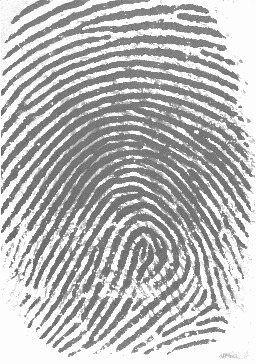
#> input picture 01_example.jpg, 256 x 364 px
$ python fingerprint.py 01_example.jpg 00-Project_Steps.jpg
#> lines starting #> are read from the running program, lines starting #| are printed output that depends on the picture; long printed decimals are rounded
### draw.py
########## INFORMATIONS ####################################
#Author:     Sherlon Almeida da Silva                      #
#University: University of Sao Paulo                       #
#Country:    Brazil                                        #
#Created:    06/18/2019                                    #
############################################################

###### Useful Libraries ####################################
import matplotlib.pyplot as plt                            #
import numpy as np                                         #
import imageio                                             #
import sys                                                 #
############################################################

"""Classe que define a figura e desenha as linhas para reducao de ruido ou realce de bordas"""
class Draw:
    """Funcao inicial da classe Draw"""
    def __init__(self, img):
        self.size = 8       #Tamanho do quadrado (2*size) em X e (2*size) em Y
        self.radius = 3     #Tamanho do Raio do circulo que sera pintado
        self.points = []    #Pontos que formam as linhas desenhadas
        self.img = img      #Variavel para armazenar a imagem
        self.last_img = img #Variavel para armazenar a imagem uma acao antes (Para permitir desfazer acao)
        self.m,self.n = img.shape           #Obtem as dimensoes da imagem

        #Inicializa o Canvas
        self.canvas_update()
        self.cid = self.fig.canvas.mpl_connect('button_press_event', self.get_position)  #Define os eventos de clique
        self.cid = self.fig.canvas.mpl_connect('key_press_event', self.get_key)          #Define os eventos de tecla

    #Atualizar a imagem original e o Canvas
    def canvas_update(self):
        plt.imshow(self.img, cmap="gray")
        self.fig = plt.gcf() # Obtem a figura atual
        self.ax = plt.gca()  # get axis handle
        self.ax.set_title('Draw lines to avoid the Noise\nLine_Size: %d' %(self.radius))
        self.fig.canvas.draw()

    """Funcao para aumentar/reduzir a espessura da linha"""
    """e Funcao para desfazer a ultima acao realizada"""
    # [12 lines left out: function get_key, not called in this run]

    """Funcao para desenhar circulos nos pontos desejados - Auxilia na formacao de linhas mais espessas"""
    # [7 lines left out: function draw_circle, not called in this run]

    """Funcao para obter as coordenadas dos pontos na imagem, para a seguir tracar uma reta"""
    # [33 lines left out: function get_position, not called in this run]

### fingerprint.py
########## INFORMATIONS ####################################
#Author:     Sherlon Almeida da Silva                      #
#University: University of Sao Paulo                       #
#Country:    Brazil                                        #
#Updated:    06/24/2019                                    #
############################################################

###### Useful Libraries ##########################################
import numpy as np                                               #
import imageio, sys, math, cv2                                   #
import matplotlib.pyplot as plt                                  #
from scipy.fftpack import fftn, ifftn, fftshift, ifftshift       #
from scipy import ndimage                                        #
from matplotlib.colors import LogNorm                            #
from skimage.morphology import skeletonize                       #
from skimage.util import invert                                  #
from draw import *   #My implementation in the current directory #
##################################################################

"""Gera o filtro de Gabor para os parametros passados"""
def genGabor(sz, omega, theta, func=np.cos, K=np.pi):
    radius = (int(sz[0]/2.0), int(sz[1]/2.0))
    if sz[0]%2==0 and sz[1]%2==0: #(PAR, PAR)
        [x, y] = np.meshgrid(range(-radius[0], radius[0]), range(-radius[1], radius[1]))
    if sz[0]%2==1 and sz[1]%2==1: #(IMPAR, IMPAR)
        [x, y] = np.meshgrid(range(-radius[0], radius[0]+1), range(-radius[1], radius[1]+1))
    if sz[0]%2==0 and sz[1]%2==1: #(PAR, IMPAR)
        [x, y] = np.meshgrid(range(-radius[0], radius[0]), range(-radius[1], radius[1]+1))
    if sz[0]%2==1 and sz[1]%2==0: #(IMPAR, PAR)
        [x, y] = np.meshgrid(range(-radius[0], radius[0]+1), range(-radius[1], radius[1]))
    x1 = x * np.cos(theta) + y * np.sin(theta)
    y1 = -x * np.sin(theta) + y * np.cos(theta)
    gauss = omega**2 / (4*np.pi * K**2) * np.exp(- omega**2 / (8*K**2) * ( 4 * x1**2 + y1**2))
    #show_image(gauss, gauss)
    sinusoid = func(omega * x1) * np.exp(K**2 / 2)
    #show_image(sinusoid, sinusoid)
    gabor = gauss * sinusoid
    return gabor

"""Realiza a convolucao com os filtros de Gabor gerados"""
def gabor_filter_frequency_domain(f, M, N, plot=False):
    n_rotation = 8
    n_scale = 8
    theta = np.linspace(0.0, np.pi, n_rotation)
    omega = np.geomspace(0.1, 0.9, n_scale)
    params = [(t,o) for o in omega for t in theta]
    filterBank = []
    fftFilterBank = []
    gaborParams = []
    gaborFeaturesBank = []
    for (theta, omega) in params:
        gaborParam = {'omega':omega, 'theta':theta, 'sz':(N, M)}
        gabor = genGabor(func=np.cos, **gaborParam)
        filterBank.append(gabor)
        fftFilterBank.append(fftn(gabor))
        gaborParams.append(gaborParam)

    #Imprime os filtros de Gabor Gerados no Dominio Espacial
    if plot == True:
        plt.figure()
        plt.suptitle("Filtros de Gabor no Dominio Espacial", fontsize=16)
        n = len(filterBank)
        for i in range(n):
            plt.subplot(n_scale,n_rotation,i+1)
            plt.axis('off')
            plt.imshow(filterBank[i], cmap='gray')

    #Imprime os filtros de Gabor Gerados e convertidos para o Dominio de Frequencia
    if plot == True:
        plt.figure()
        plt.suptitle("Filtros de Gabor no Dominio de Frequencia", fontsize=16)
        n = len(fftFilterBank)
        for i in range(n):
            im_fft = fftshift(fftFilterBank[i])
            plt.subplot(n_scale,n_rotation,i+1)
            plt.axis('off')
            plt.imshow(np.log(np.abs(im_fft)+1), cmap='gray')

    n = len(fftFilterBank)
    out = np.zeros([M,N]).astype(np.float64)
    for i in range(n):
        G = fftFilterBank[i]
        F = fftn(f)
        C = np.multiply(F, G)
        f_rest = np.real(fftshift(ifftn(C)))
        #De repente converter f_rest para o range -1 a 1 e aplicar a funcao x^3 ou sigmoide (Talvez apareca apenas os valores das transicoes detectados)
        out += f_rest
        gaborFeaturesBank.append(f_rest)
        #show_image(f_rest, out)

    #Imprime a imagem de entrada filtrada com os filtros de Gabor Gerados
    if plot == True:
        plt.figure()
        plt.suptitle("Mapa de Features da Filtragem de Gabor", fontsize=16)
        n = len(gaborFeaturesBank)
        for i in range(n):
            im_gabor = gaborFeaturesBank[i]
            plt.subplot(n_scale,n_rotation,i+1)
            plt.axis('off')
            plt.imshow(im_gabor, cmap='gray')

    out = normalize_values(out)
    return out

"""Funcao que retorna o valor otimo para o Thresholding"""
def calculate_optimal_T(img, T0, M, N, debug=False):
    optimal_T = T0          #Inicializa o Thresholding otimo
    prev_T = T0*2           #Inicializa o Thresholding anterior com um numero maior do que o inicial
    if debug == True:
        print("Inicial: " + str(T0))
    while True:
        G1 = img[np.where(img > optimal_T)]
        G2 = img[np.where(img <= optimal_T)]
        prev_T    = optimal_T
        optimal_T = (np.average(G1) + np.average(G2))/2.0
        if (abs(optimal_T-prev_T) <= 0.5):
            if debug == True:
                print("T-Otimo: " + str(optimal_T))
            break
        if debug == True:
            print("Converg: " + str(optimal_T))
    return optimal_T

"""Funcao Limiarization"""
def limiarization(img, M, N):
    T0 = 127
    img_thresh = np.zeros([M,N], dtype=int)                 #Inicializa uma matriz para a imagem de saida
    optimal_T = calculate_optimal_T(img, T0, M, N, False)   #Obtem o Thresholding otimo
    img_thresh[np.where(img > optimal_T)] = 1
    return img_thresh

"""Retorna a imagem erodita"""
def erosion(img, M, N):
    n = m = 3        #
    a = int((n-1)/2) #Calculo da vizinhanca a ser explorada
    b = int((m-1)/2) #Calculo da vizinhanca a ser explorada
    g = np.array(img, copy=True) #Imagem com valores originais nas bordas
    for x in range(a, M-a):
        for y in range(b, N-b):
            sub_img = img[ x-a : x+a+1 , y-b:y+b+1 ]
            if np.sum(sub_img) != 0:   #Se o somatorio for diferente de zero, quer dizer que ha pelo menos um branco
                g[x,y] = 1                 #Entao adiciona o branco
    return g

"""Retorna a imagem dilatada"""
def dilation(img, M, N):
    n = m = 3        #
    a = int((n-1)/2) #Calculo da vizinhanca a ser explorada
    b = int((m-1)/2) #Calculo da vizinhanca a ser explorada
    g = np.array(img, copy=True) #Imagem com valores originais nas bordas
    for x in range(a, M-a):
        for y in range(b, N-b):
            sub_img = img[ x-a : x+a+1 , y-b:y+b+1 ]
            if np.sum(sub_img) != (n*m):    #Se o somatorio for diferente do tamanho do filtro, quer dizer que ha pelo menos um preto
                g[x,y] = 0                      #Entao adiciona o preto
    return g

"""Retorna o Fechamento: Suaviza o contorno pelo exterior"""
# [4 lines left out: function closing, not called in this run]

"""Retorna a Abertura: Suaviza o contorno pelo interior"""
def opening(img, M, N):
    img = erosion(img, M, N)
    img = dilation(img, M, N)
    return img

"""Retorna um valor a partir de uma funcao Sigmoide"""
def sigmoid(x):
    return 1 / (1 + math.exp(-x))

"""Gaussian Filter Operation"""
def gaussian_filter(k=3, sigma=1.0):
    arx = np.arange((-k//2) + 1.0, (k//2) + 1.0)
    x, y = np.meshgrid(arx, arx)
    filt = np.exp(-(1/2)*(np.square(x) + np.square(y))/np.square(sigma))
    F = filt/np.sum(filt)
    return F

"""Dado um filtro, eh realizado o padding centralizando o filtro em uma imagem de tamanho dado"""
"""Parametros da funcao: paddind(Imagem, Filtro, Linhas da Imagem, Colunas da Imagem, Linhas do Filtro, Colunas do Filtro)"""
def padding(img, filt, M, N, m, n):
    pad_p = np.zeros([M,N]).astype(np.float64)
    init_x = (M//2)-m
    init_y = (N//2)-n
    filt_i = 0
    for img_i in range(init_x, init_x+m):
        filt_j = 0
        for img_j in range(init_y, init_y+n):
            #print(img_i, img_j, filt_i, filt_j)
            pad_p[img_i,img_j] = filt[filt_i,filt_j]
            filt_j += 1
        filt_i += 1
    return pad_p

"""Constrained Least Squares Filtering Operation"""
"""Obs.: Era pra usar o conjugado transposto, mas como os filtros utilizados no trabalho sao simetricos nao precisa"""
def constrained_least_squares_filtering(g, M, N, k=5, sigma=1.25, gamma=0.02):
    p = np.array([[0,-1,0],[-1,4,-1],[0,-1,0]])                         #Laplacian Operator
    m,n = size_image(p)                                                 #Tamanho do Filtro Laplaciano
    P = fftn(padding(g, p, M, N, m, n))                                 #Laplacian Fourier
    G = fftn(g)                                                         #Degraded Image Fourier
    h = gaussian_filter(k, sigma)                                       #Degradation Operator
    H = fftn(padding(g, h, M, N, k, k))                                 #Degradation Fourier
    C = np.multiply(np.divide(np.conj(H), (np.square(np.absolute(H)) + (gamma * np.square(np.absolute(P))))), G)
    f_rest = np.real(fftshift(ifftn(C)))
    return f_rest

"""Feature Extraction with SIFT"""
def feature_extraction(img):
    sift = cv2.xfeatures2d.SIFT_create()
    keypoints, desc = sift.detectAndCompute(img, None)
    img_features = cv2.drawKeypoints(img, keypoints, None)
    return keypoints, desc, img_features

"""Matching between two images"""
def image_recognition(img1, key1, desc1, img2, key2, desc2):
    index_params = dict(algorithm=0, trees=5)
    search_params = dict()
    flann = cv2.FlannBasedMatcher(index_params, search_params)
    matches = flann.knnMatch(desc1, desc2, k=2)

    #Get the matching points
    good_points = []
    ratio = 0.92 #Quanto mais baixo, melhor a qualidade das correspondencias
    for m, n in matches:
        if m.distance < ratio*n.distance:
            good_points.append(m)
    matching_result = cv2.drawMatches(img1, key1, img2, key2, good_points, None)

    #Define how similar they are
    number_keypoints = 0
    if len(key1) <= len(key2):
        number_keypoints = len(key1)
    else:
        number_keypoints = len(key2)
    print("\n----------------------Recognition Rate----------------------")
    print("Keypoints 1ST Image: " + str(len(key1)))
    print("Keypoints 2ND Image: " + str(len(key2)))
    print("GOOD Matches:", len(good_points))
    print("How good it's the match: ", len(good_points) / number_keypoints * 100, "%")
    return matching_result

"""Calcula o erro"""
# [4 lines left out: function rms_error, not called in this run]

"""Normaliza entradas entre 0 e 1, depois converte entre 0 e 255"""
def normalize_values(img):
    imax = np.max(img)
    imin = np.min(img)
    img_norm = (img-imin)/(imax-imin)
    img_norm = (img_norm * 255).astype(np.float64)
    return img_norm

"""Mostra as imagens, uma ao lado da outra"""
def show_image(img1, img_draw1, img_out1, img_matching1, img2, img_draw2, img_out2, img_matching2):
    plt.figure(figsize=(10,12))
    plt.suptitle("Fingerprint Recognition", fontsize=16)
    plt.subplot(241)
    plt.title("Image 1")
    plt.imshow(img1, cmap='gray')
    plt.subplot(242)
    plt.title("Drawn")
    plt.imshow(img_draw1, cmap='gray')
    plt.subplot(243)
    plt.title("Skeleton")
    plt.imshow(img_out1, cmap='gray')
    plt.subplot(244)
    plt.title("Features")
    plt.imshow(img_matching1, cmap='gray')

    plt.subplot(245)
    plt.title("Image 2")
    plt.imshow(img2, cmap='gray')
    plt.subplot(246)
    plt.title("Drawn")
    plt.imshow(img_draw2, cmap='gray')
    plt.subplot(247)
    plt.title("Skeleton")
    plt.imshow(img_out2, cmap='gray')
    plt.subplot(248)
    plt.title("Features")
    plt.imshow(img_matching2, cmap='gray')
    plt.show()

"""Retorna as dimensoes da imagem"""
def size_image(img):
    return img.shape

"""Carrega a imagem de entrada"""
def load_image(name):
    img = cv2.imread(name, cv2.IMREAD_GRAYSCALE)
    return img

"""Verifica o numero de argumentos passados"""
def verify_arguments():
    if len(sys.argv) < 3:
        print("Digite " + str(sys.argv[0]) + " <img1> <img2>\n")
        exit(-1)
    return True

"""Processa uma imagem"""
def pre_processing(filename):
    img = load_image(filename)
    M,N = size_image(img)
    img_out = np.zeros([M,N], dtype=np.float64) #Inicializa uma matriz para a imagem de saida

    #Realizar um laco para processar todas as imagens da pasta Treinamento e depois validar com as imagens da pasta Teste
    img_out = gabor_filter_frequency_domain(img, M, N)               #Image Enhancement
    img_out = constrained_least_squares_filtering(img_out, M,N)      #Image Deblurring
    img_out = limiarization(img_out, M, N)                           #Image Segmentation
    img_out = opening(img_out, M, N)                                 #Image Denoising
    draw = Draw(img_out); plt.show()                                 #Manual Image Enhancement
    img_out = abs(draw.img-np.max(draw.img))                         #Image Inverse
    img_out = skeletonize(img_out).astype(np.float64)                #Image Skeletonization
    img_out = abs(img_out-np.max(img_out))                           #Image Inverse
    img_out = normalize_values(img_out).astype(np.uint8)             #Normalize Values (OpenCV works over uint8 images between 0 and 255)
    key,desc,img_matching = feature_extraction(img_out)              #Feature Extraction
    return img,draw.img,img_out,key,desc,img_matching

"""Funcao principal"""
def main():
    if(verify_arguments()):
        filename1 = sys.argv[1] #Obtem o nome do arquivo da imagem 1
        filename2 = sys.argv[2] #Obtem o nome do arquivo da imagem 2

        #Processa as duas imagens e obtem as caracteristicas de cada uma
        img1,img_draw1,img_out1,key1,desc1,img_matching1 = pre_processing(filename1)
#> in load_image, img is the input picture: shape (364, 256); min 67, max 255, mean 186.5
#> in pre_processing, `M,N = size_image(img)`: M = 364; N = 256
#> the loop in gabor_filter_frequency_domain, `for (theta, omega) in params:` made 64 passes
#> gaborParam on passes 1 to 8: {'omega': 0.1, 'theta': 0, 'sz': (256, 364)}, {'omega': 0.1, 'theta': 0.449, 'sz': (256, 364)}, {'omega': 0.1, 'theta': 0.898, 'sz': (256, 364)}, {'omega': 0.1, 'theta': 1.35, 'sz': (256, 364)}, {'omega': 0.1, 'theta': 1.8, 'sz': (256, 364)}, {'omega': 0.1, 'theta': 2.24, 'sz': (256, 364)}, {'omega': 0.1, 'theta': 2.69, 'sz': (256, 364)}, {'omega': 0.1, 'theta': 3.14, 'sz': (256, 364)}
#> after the loop in gabor_filter_frequency_domain, `for (theta, omega) in params:`:
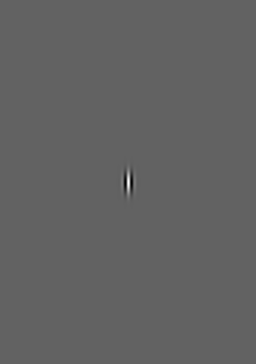
#> gabor: shape (364, 256) float64; min -0.567, max 0.908, mean 1.07e-05; drawn with min black and max white
#> after the loop in gabor_filter_frequency_domain, `for (theta, omega) in params:`: fftFilterBank = 64 items
#> in gabor_filter_frequency_domain, `n = len(fftFilterBank)`: n = 64
#> after the loop in gabor_filter_frequency_domain, `for i in range(n):`:
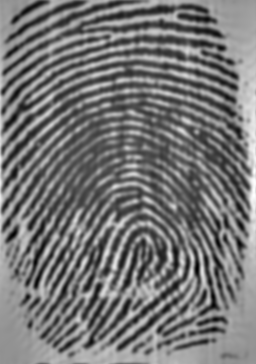
#> out: shape (364, 256) float64; min -11477.1, max 38825.7, mean 11933.5; drawn with min black and max white
#> after the loop in gabor_filter_frequency_domain, `for i in range(n):`: gaborFeaturesBank = 64 items
#> in normalize_values, `imax = np.max(img)`: imax = 38825.7
#> in normalize_values, `imin = np.min(img)`: imin = -11477.1
#> in padding, `init_x = (M//2)-m`: init_x = 179
#> in padding, `init_y = (N//2)-n`: init_y = 125
#> the loop in calculate_optimal_T, `while True:` made 4 passes
#> (prev_T, optimal_T) on passes 2 to 4: (120.3, 117.5), (117.5, 116.4), (116.4, 115.9)
#> in limiarization, `optimal_T = calculate_optimal_T(img, T0, M, N, False)`: optimal_T = 115.9
#> in pre_processing, `img_out = skeletonize(img_out).astype(np.float64)`:
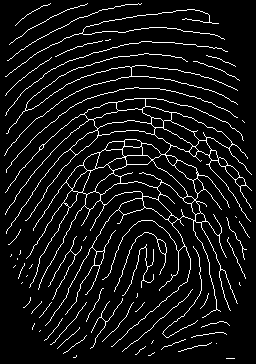
#> img_out: shape (364, 256) float64; values 0 (black) and 1 (white), 7.5% white in thin lines or dots
#> in feature_extraction, `keypoints, desc = sift.detectAndCompute(img, None)`: keypoints = 202 keypoints; strongest (x, y, size): (172, 219, 3.2), (127, 143, 3), (200, 218, 4.1), (240, 181, 3.6)
#> in pre_processing, `key,desc,img_matching = feature_extraction(img_out)`: key has the same summary as keypoints in feature_extraction
#> key1 has the same summary as keypoints in feature_extraction
        img2,img_draw2,img_out2,key2,desc2,img_matching2 = pre_processing(filename2)
#> call 2 of load_image, with name = '00-Project_Steps.jpg'
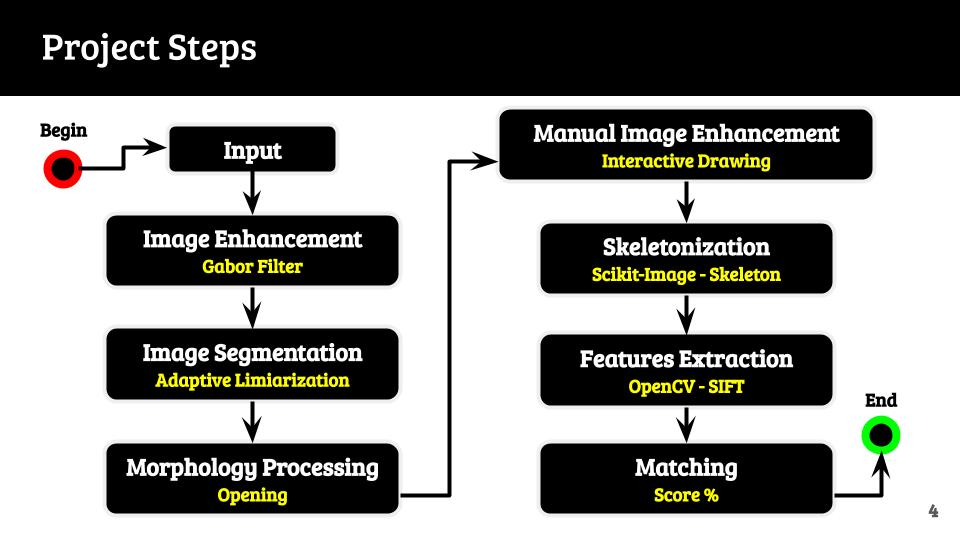
#> input picture 00-Project_Steps.jpg, 960 x 540 px
#> in pre_processing (call 2), `M,N = size_image(img)`: M = 540; N = 960
#> call 2 of gabor_filter_frequency_domain, with M = 540, N = 960, plot = False
#> the loop in gabor_filter_frequency_domain (call 2), `for (theta, omega) in params:` made 64 passes
#> gaborParam on passes 1 to 8: {'omega': 0.1, 'theta': 0, 'sz': (960, 540)}, {'omega': 0.1, 'theta': 0.449, 'sz': (960, 540)}, {'omega': 0.1, 'theta': 0.898, 'sz': (960, 540)}, {'omega': 0.1, 'theta': 1.35, 'sz': (960, 540)}, {'omega': 0.1, 'theta': 1.8, 'sz': (960, 540)}, {'omega': 0.1, 'theta': 2.24, 'sz': (960, 540)}, {'omega': 0.1, 'theta': 2.69, 'sz': (960, 540)}, {'omega': 0.1, 'theta': 3.14, 'sz': (960, 540)}
#> pass 1, in genGabor (call 65), `sinusoid = func(omega * x1) * np.exp(K**2 / 2)`:
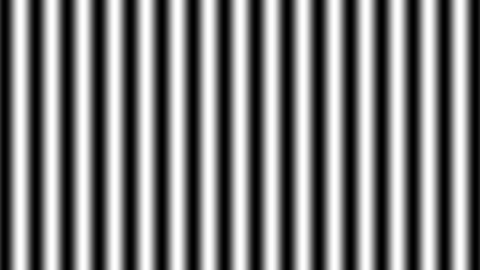
#> sinusoid: shape (540, 960) float64 (shown at 1/2 size); min -139, max 139, mean -2.2; drawn with min black and max white
#> after the loop in gabor_filter_frequency_domain (call 2), `for i in range(n):`:
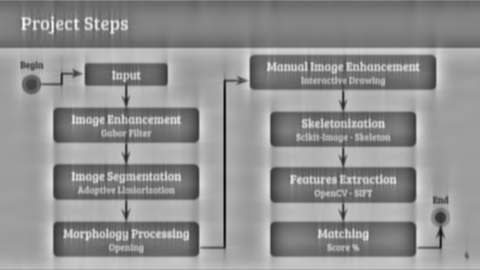
#> out: shape (540, 960) float64 (shown at 1/2 size); min -76446, max 73041, mean 8961; drawn with min black and max white
#> the loop in calculate_optimal_T (call 2), `while True:` made 4 passes
#> (prev_T, optimal_T) on passes 2 to 4: (136.6, 141.3), (141.3, 141.9), (141.9, 142)
#> in pre_processing (call 2), `img_out = skeletonize(img_out).astype(np.float64)`:
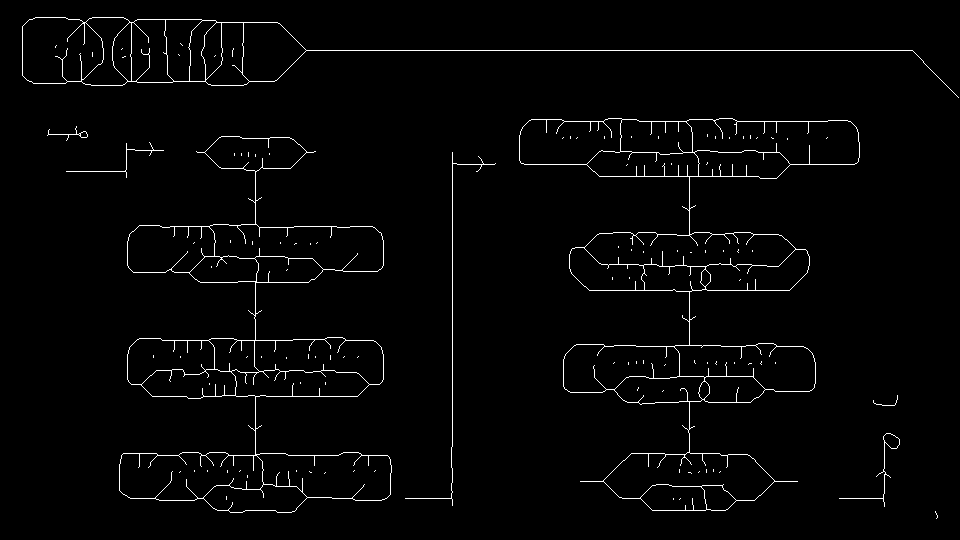
#> img_out: shape (540, 960) float64; values 0 (black) and 1 (white), 2.1% white in thin lines or dots
#> in feature_extraction (call 2), `keypoints, desc = sift.detectAndCompute(img, None)`: keypoints = 143 keypoints; strongest (x, y, size): (83, 134, 2.6), (687, 455, 2.5), (235, 372, 2.4), (689, 507, 3.2)
#> in pre_processing (call 2), `key,desc,img_matching = feature_extraction(img_out)`: key has the same summary as keypoints in feature_extraction
#> key2 has the same summary as keypoints in feature_extraction

        #Realiza o reconhecimento das imagens
        matching_result = image_recognition(img1, key1, desc1, img2, key2, desc2)
#> in image_recognition, `matches = flann.knnMatch(desc1, desc2, k=2)`: matches = 202 matches
#> after the loop in image_recognition, `for m, n in matches:`: good_points = 43 matches
#> in image_recognition, `number_keypoints = len(key2)`: number_keypoints = 143
#| Keypoints 1ST Image: 202
#| Keypoints 2ND Image: 143
#| GOOD Matches: 43
#| How good it's the match:  30.070 %
        show_image(img1, img_draw1, img_out1, img_matching1, img2, img_draw2, img_out2, img_matching2)

"""Funcao Principal"""
main()
